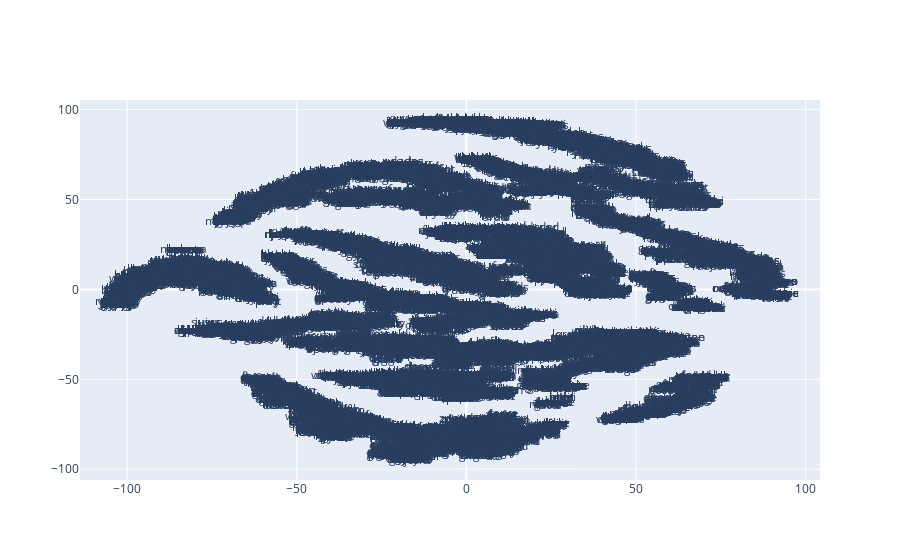

Notebook code for this chart:
### Code cell
fig = go.Figure()

df = embeddings_df_trans.sample(12972)

fig.add_trace(
    go.Scatter(
        x=df[0],
        y=df[1],
        mode="text",
        text=df['word'],
        textposition="middle center"
    )
)
# fig.write_html("../word2vec_visualization.html")

### Figure 1 — Plotly figure (JSON) as saved in the notebook; plotly's stock layout.template omitted (floating-point values rounded to 4 significant figures; data arrays with more than 128 entries replaced by an {"elided": "..."} marker saying what was removed)
{"data": [{"mode": "text", "text": {"elided": "12972 str values"}, "textposition": "middle center", "type": "scatter", "x": {"elided": "12972 float values"}, "y": {"elided": "12972 float values"}}], "layout": {}}
